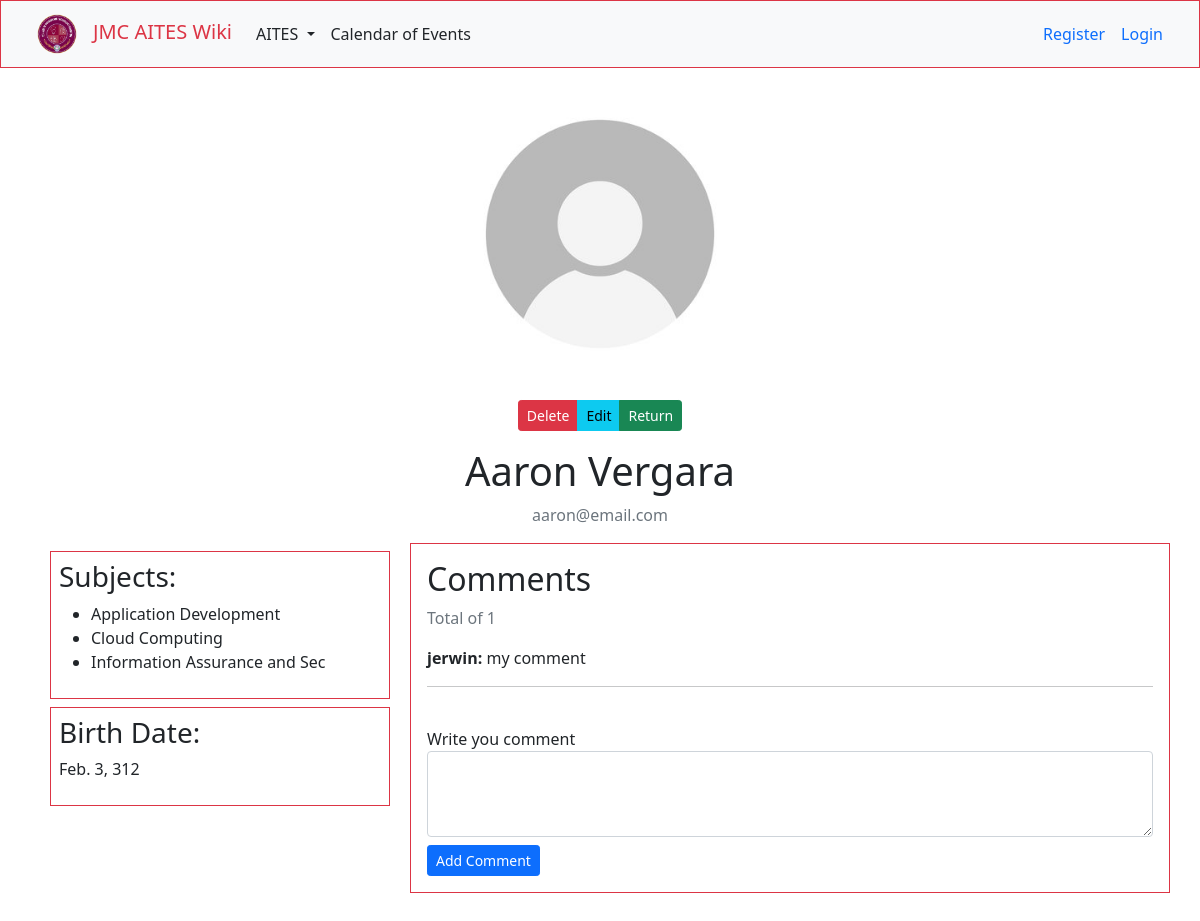
/teachers/54/details/, run on the app's committed database.
### teachers/models.py (models this page shows, shortened)
class Teacher(models.Model):
    fname = models.CharField(max_length=64, verbose_name="First Name")
    lname = models.CharField(max_length=64, verbose_name="Last Name")
    birthdate = models.DateField(blank=True, null=True)
    email = models.EmailField(unique=True, max_length=64, verbose_name="Email")
    subjects = models.ManyToManyField(Subject, blank=True, related_name="teacher")
    image = models.ImageField(upload_to=image_path, default="teacher_pic/default.jpg")

class Subject(models.Model):
    code = models.CharField(max_length=5)
    subject = models.CharField(max_length=32)
    def __str__(self):
        return f"{self.subject}"

class TeacherComment(models.Model):
    teacher = models.ForeignKey(Teacher, on_delete=models.CASCADE, related_name='comments')
    name = models.CharField(max_length=100)
    email = models.EmailField(default='null')
    body = models.TextField(default='null')
    created_on = models.DateTimeField(default=now)
    active = models.BooleanField(default=True)
    class Meta:
        ordering = ['created_on']

### teachers/views.py (the view)
# urls.py: path('<int:teacher_id>/details/', views.details, name="details"),
def details(request, teacher_id):
    try:
        teacher = Teacher.objects.get(pk=teacher_id)
        comments = TeacherComment.objects.filter(teacher_id=teacher_id)
        comments_count = TeacherComment.objects.filter(teacher_id=teacher_id).count()
    except Teacher.DoesNotExist:
        raise Http404("Profile does not exist")
    return render(request, 'teachers/details.html', {
        'teachers': teacher,
        'comments': comments,
        'comments_count': comments_count,
    })

### teachers/templates/teachers/details.html (shortened to what this page needs)
{% extends 'users/layout.html' %}
{% block body %}
{% include 'partials/_navbar.html' %}
    <div class="container">
        <div class="row">
            <div class="col-sm"></div>
            <div class="col-sm text-center">
                <div class="img-responsive">
                    <img src="/media/{{teachers.image}}" alt="profile user" class="rounded-circle mb-3 mt-3" width="300" height="300">
                </div>
                <div class="btn-group">
                    <a href="{% url 'teachers:delete_user' teachers.id %}" class="btn btn-sm btn-danger">Delete</a>
                    <a href="{% url 'teachers:edit_user' teachers.id %}" class="btn btn-sm btn-info">Edit</a>
                    <a href="{% url 'teachers:index' %}" class="btn btn-sm btn-success">Return</a>
                </div>
                <h1 class="mt-3">{{teachers.fname}} {{teachers.lname}}</h1>
                <p class="text-muted">{{teachers.email}}</p>
            </div>
            <div class="col-sm"></div>
        </div>
        <div class="row mb-5">
            <div class="col-sm-4">
                <div class="m-2 p-2 border border-danger">
                    <h3>Subjects:</h3>
                    <ul>
                        {% for subject in teachers.subjects.all %}
                        <li>{{subject}}</li>
                        {% endfor %}
                    </ul>
                </div>
                <div class="m-2 p-2 border border-danger">
                    <h3>Birth Date:</h3>
                    <p>{{teachers.birthdate}}</p>
                </div>
            </div>
            <div class="col border border-danger p-3">
                <h2>Comments</h2>
            <p class="text-muted">Total of {{comments_count}}</p>
            {% if comments_count > 0 %}
                {% for comment in comments %}
                    {% if comment.active %}
                    <p><strong>{{comment.name}}:</strong> {{comment.body}}</p>
                    {% endif %}
                {% endfor %}
            {% endif %}
            <hr>
            <br>
            <form action="{% url 'teachers:addcomment' %}" method="post">
                <div class="form-group">
                    <label for="body">Write you comment</label>
                    <textarea class="form-control" id="comment" name="comment" rows="3"></textarea>
                </div>
                <button type="submit" class="mt-2 btn btn-sm btn-primary">Add Comment</button>
            </form>
            </div>
        </div>
    </div>
{% endblock %}

### data on the page
Teacher: image (placeholder picture), fname "Aaron", lname "Vergara", email "aaron@email.com", birthdate "Feb. 3, 312"
Subject: subject "Application Development"
Subject: subject "Cloud Computing"
Subject: subject "Information Assurance and Sec"
TeacherComment: name "jerwin", body "my comment"

### other printed values
{{ comments_count }} "1"
